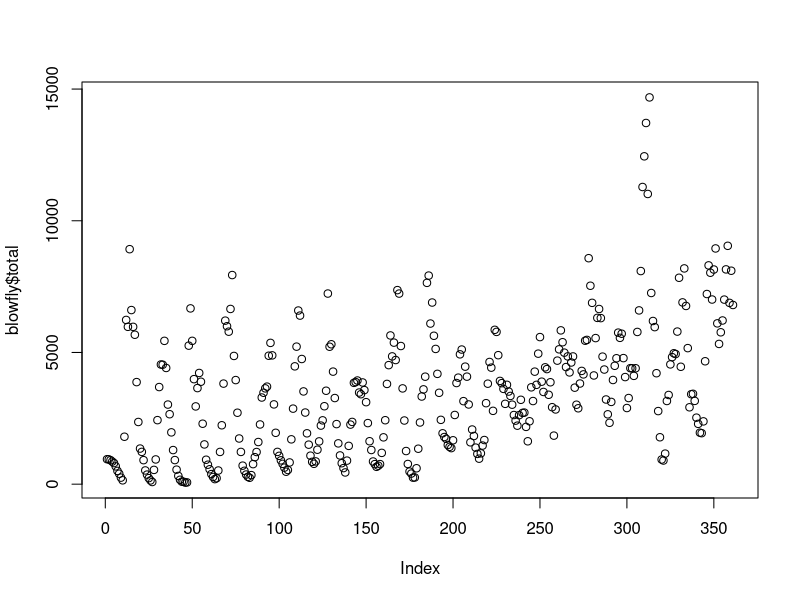
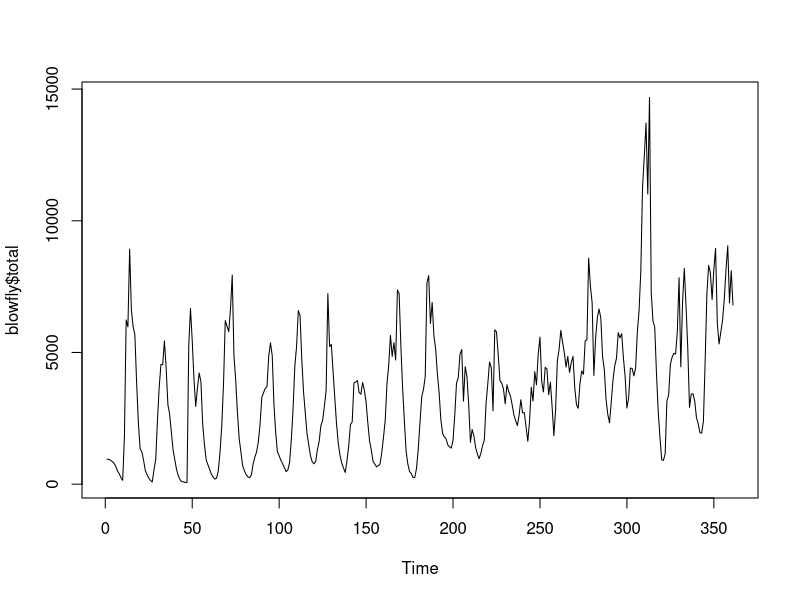
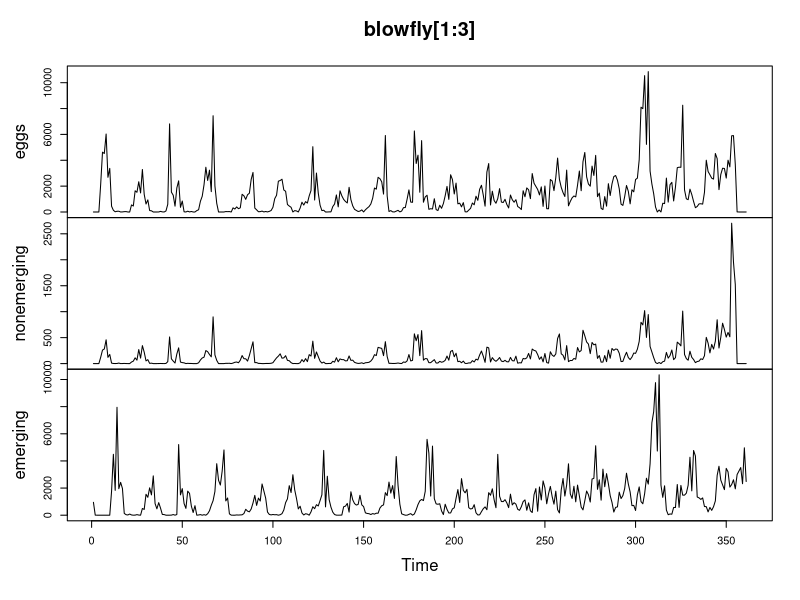
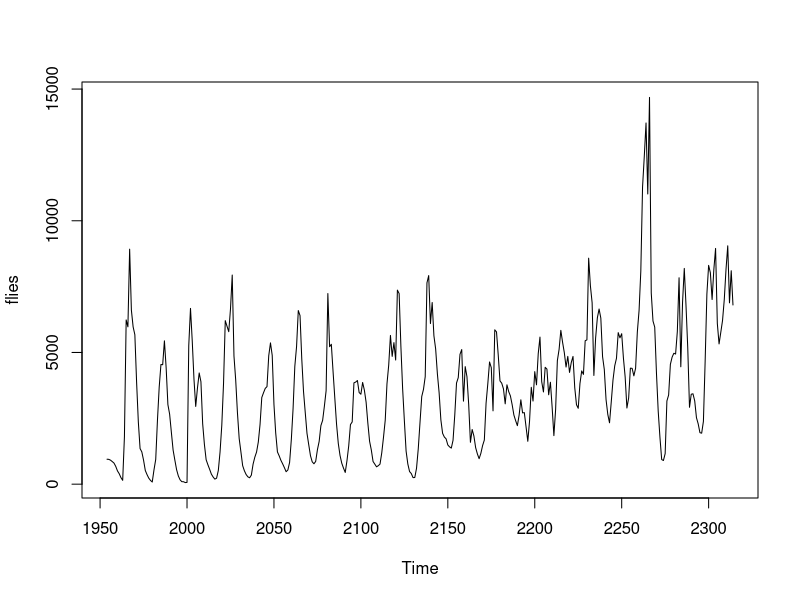
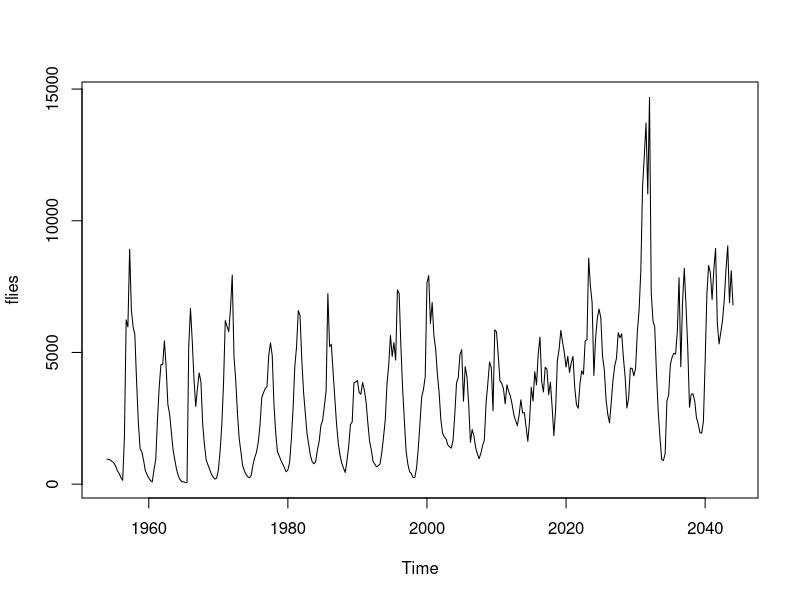
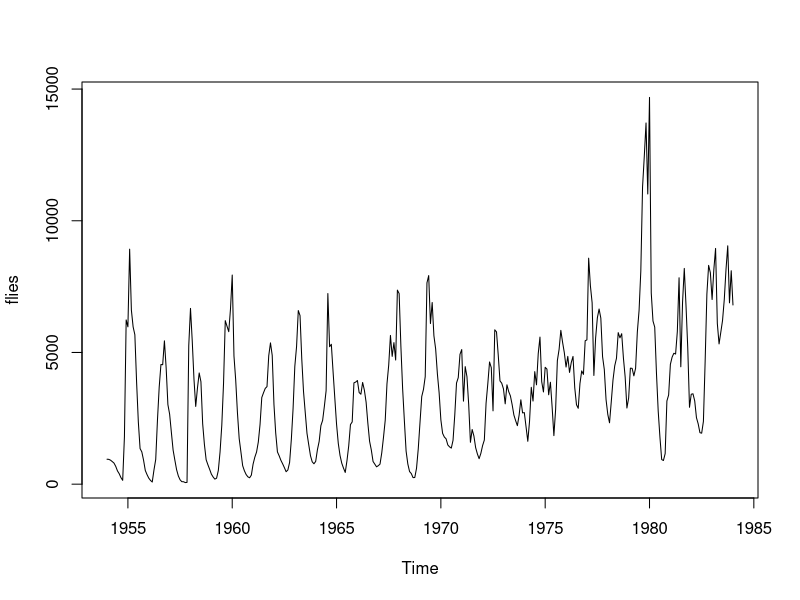
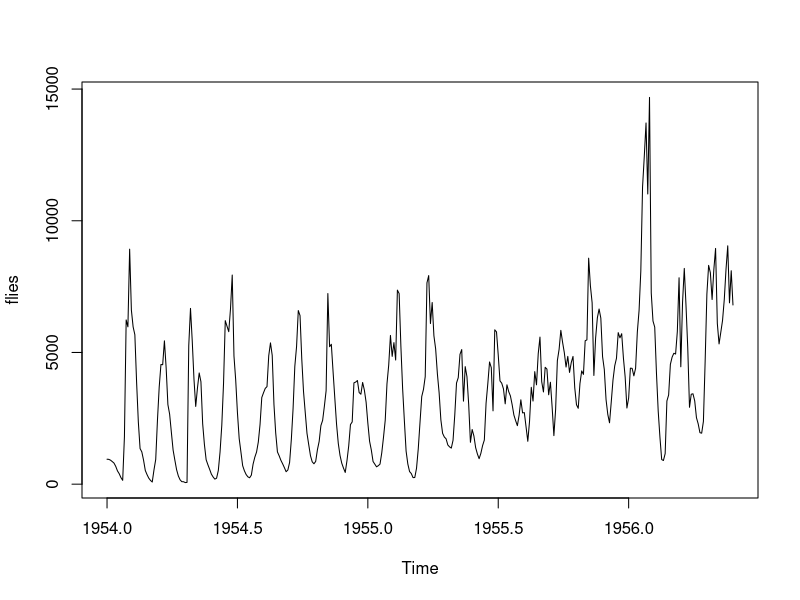
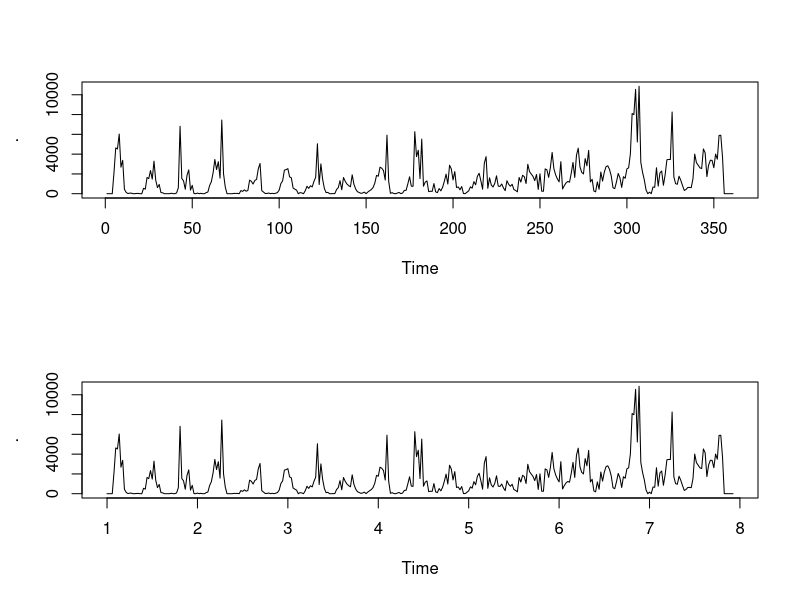

The R source for these figures, in order:
## ---- chunk 1
library(magrittr) # for the pipes
# install.packages("magrittr") if not installed
## ---- chunk 2
blowfly <- read.csv("blowfly.csv", header = T) 
blowfly
## ---- chunk 3
plot(blowfly$total)
## ---- chunk 4
plot.ts(blowfly$total)
## ---- chunk 5
plot.ts(blowfly[1:3])
## ---- chunk 6
flies <- ts(blowfly$total)
eggs<-ts(blowfly$eggs)

nonemerging<- ts(blowfly$nonemerging)
emerging<- ts(blowfly$emerging)


class(flies)
typeof(flies)
## ---- chunk 7
start(flies) ; end(flies) ; frequency(flies)
## ---- chunk 8
flies<-ts(blowfly$total, start=1954)
plot(flies)
print(flies,calendar=T) 
## ---- chunk 9
flies<-ts(blowfly$total, start=c(1954,1),frequency = 4)
plot(flies)
print(flies,calendar=T)
## ---- chunk 10
flies<-ts(blowfly$total, start=c(1954,1), frequency = 12)
print(flies,calendar=T)
plot(flies)
## ---- chunk 11
flies<-ts(blowfly$total, start=(c(1954,1)) , freq = 150)
print(flies,calendar=T)
plot(flies)
## ---- chunk 12
par(mfrow=c(2,1))
blowfly$eggs %>% ts(frequency= 1) %>% plot
blowfly$eggs %>% ts(frequency= 52) %>% plot
par(mfrow=c(1,1))
## ---- chunk 13
plot(flies)
## ---- chunk 14
plot(flies)
## ---- chunk 15
flies<-ts(blowfly$total)
plot(window(flies, 1, 100, 1))
## ---- chunk 16
par(mfrow=c(3,1))
plot(window(flies, 1, 100, deltat = 5))
plot(window(flies, 1, 100, deltat = 10))
plot(window(flies, 1, 100, deltat = 20))
par(mfrow=c(1,1))
## ---- chunk 17
plot(window(flies, 1, 100, deltat = 20))
## ---- chunk 18
w <- rnorm(500, 0, 1) # this is actually a perfect white noise
rw <- cumsum(rnorm(100, 0, 1))
rwd <- cumsum(rnorm(200, 0, 1) + 0.05) # random walk with drift
sine.wn <- sin(1:200 / 5) + rnorm(200, mean = 20, sd = 1.5) + seq(0, 3, length.out = 200)
Z <- rnorm(250, 0, 1)
Y <- numeric(250)
Y[1] <- Z[1]
for (i in 2:250) Y[i] <- -0.5 * Y[i - 1] + Z[i]
## ---- chunk 19
plot.ts(w)
## ---- chunk 20
plot.ts(rwd)
## ---- chunk 21
plot.ts(sine.wn)
## ---- chunk 22
plot.ts(Y)
## ---- chunk 23
plot(flies[1:350], flies[2:351])
## ---- chunk 24
par(mfrow=c(1,2))
plot(flies[1:350], flies[3:352])
plot(flies[1:350], flies[4:353])
par(mfrow=c(1,1))
## ---- chunk 25
lag.plot(flies, lag = 8, layout = c(2, 4), diag = T)
## ---- chunk 26
lag.plot(flies, lags = 8, set.lags = 9:16, layout = c(2, 4), diag = T)
## ---- chunk 27
acf(flies)
plot(flies)
## ---- chunk 28
a <- acf(flies, plot = F)
## ---- chunk 29
a$acf %>% head(10) # for the actual factors
## ---- chunk 30
acf(flies)
## ---- chunk 31
acf(flies, lag.max = 360, col = "red")
## ---- chunk 32
acf(flies, lag.max = 360, col = "red")
## ---- chunk 33
acf(flies, type = "covariance")
## ---- chunk 34
acf(flies, type = "covariance", plot = F)$acf %>% head(10)
## ---- chunk 35
acc <- a$acf %>% head(12) %>% round(2)

partial.acc <- pacf(flies, plot = F) %>% .$acf %>% head(12) %>% round(2)

acc
partial.acc
## ---- chunk 36
plot(1:12, acc, xlab = "Lag", ylab = "Coefficient")
points(1:12, partial.acc, col = "blue")
lines(1:12, rep(0, 12))
legend("topright", c("ac coefficients", "Partial ac coefficients"), col = c("black", "green"), pch = c(1, 1))
## ---- chunk 37
pacf(flies)
## ---- chunk 38
plot(blowfly, lower.panel = NULL)
## ---- chunk 39

flies <- ts(blowfly$total)

ccf(nonemerging, flies)
ccf(emerging, flies)
ccf(eggs, flies)
## ---- chunk 40
spectrum(flies, main = "")
## ---- chunk 41
spec<-spectrum(flies, main = "")
spec$spec %>% which.max() -> maxloc # where's the maximal value ?
max.freq <- (spec$freq)[maxloc] # what's the maximal value ?
max.freq
## ---- chunk 42
plot(spec, main = "")
abline(v = max.freq, col = "red", lwd = 2)
## ---- chunk 43
1 / max.freq
## ---- chunk 44
par(mfrow = c(3, 1))
plot(w)
acf(w, main = "")
spectrum(w, main = "")
par(mfrow = c(1, 1))
## ---- chunk 45
par(mfrow = c(3, 1))
plot(ts(rw))
acf(rw, main = "")
spectrum(rw, main = "")
par(mfrow = c(1, 1))
## ---- chunk 46
rw <- cumsum(rnorm(100, 0, 1))
par(mfrow = c(3, 1))
plot(ts(rw))
acf(rw, main = "")
spectrum(rw, main = "")
par(mfrow = c(1, 1))
## ---- chunk 47
par(mfrow = c(3, 1))
plot(Y)
acf(Y)
pacf(Y, main = "")
par(mfrow = c(1, 1))
## ---- chunk 48
first <- ts(flies[1:200])
second <- ts(flies[201:361])
## ---- chunk 49
par(mfrow = c(1, 2))
plot(first, ylim = c(0, 14000))
plot(second)
par(mfrow = c(1, 1))
## ---- chunk 50
par(mfrow = c(2, 2))
acf(first)
acf(second)
pacf(first)
pacf(second)
par(mfrow = c(1, 1))
## ---- chunk 51
firstX <- 1:length(first)
first.lm <- lm(first ~ firstX)
first.detrended <- first - predict(first.lm)

secondX <- 1:length(second)
second.lm <- lm(second ~ secondX)
second.detrended <- second - predict(second.lm)
## ---- chunk 52
par(mfrow = c(2, 2))
plot(first) ; lines(first.lm$fitted.values, col = "red")
plot(second) ; lines(second.lm$fitted.values, col = "blue")
plot.ts(first.detrended) # reminder Q: why plot.ts ?
plot.ts(second.detrended)
par(mfrow = c(1, 1))
## ---- chunk 53
first.lm$coefficients
second.lm$coefficients
## ---- chunk 54
par(mfrow = c(2, 2))
acf(first.detrended) ; acf(second.detrended)
pacf(first.detrended); pacf(second.detrended)
par(mfrow = c(1, 1))
## ---- chunk 55
par(mfrow = c(2, 1))
plot(flies)
flies %>% diff() %>% plot()
par(mfrow = c(1, 1))
## ---- chunk 56
first.diff <- diff(first)
second.diff <- diff(second)


par(mfrow = c(3, 2))
plot(first)
lines(first.lm$fitted.values, col = "red")
plot(second)
lines(second.lm$fitted.values, col = "blue")

plot.ts(first.detrended) # reminder Q: why plot.ts ?
plot.ts(second.detrended)

plot(first.diff)
plot(second.diff)

par(mfrow = c(1, 1))
## ---- chunk 57
par(mfrow = c(3, 2))

plot(first)
plot(second)

acf(first.detrended, main = "")
acf(second.detrended, main = "")

acf(first.diff, main = "")
acf(second.diff, main = "")
par(mfrow = c(1, 1))
## ---- chunk 58
w <- ts(w)
rwd <- ts(rwd)
sine.wn <- ts(sine.wn)
Y <- ts(Y)
## ---- chunk 59
par(mfrow=c(2,2))
plot(w)
plot(rwd)
plot(sine.wn)
plot(Y)
par(mfrow=c(1,1))
## ---- chunk 60
par(mfrow = c(2, 2))

plot(window(w, 100, 200))
plot(window(w, 100, 150))
plot(window(w, 100, 125))

par(mfrow = c(1, 1))
## ---- chunk 61
par(mfrow = c(3, 1))

v <- filter(w, sides = 2, filter = rep(1, 3) / 3)
plot(w)
lines(v, col = "red")

rwd.s <- filter(rwd, sides = 2, filter = rep(1, 3) / 3)
plot(rwd)
lines(rwd.s, col = "red")

sine.wn.s <- filter(sine.wn, sides = 2, filter = rep(1, 3) / 3)
plot(sine.wn)
lines(sine.wn.s, col = "red")

Y.s <- filter(Y, sides = 2, filter = rep(1, 3) / 3)
plot(Y)
lines(Y.s, col = "red")

par(mfrow = c(1, 1))
## ---- chunk 62
v <- filter(w, sides = 2, filter = rep(1, 9) / 9)
plot(w)
lines(v, col = "red")

rwd.s <- filter(rwd, sides = 2, filter = rep(1, 9) / 9)
plot(rwd)
lines(rwd.s, col = "red")

sine.wn.s <- filter(sine.wn, sides = 2, filter = rep(1, 9) / 9)
plot(sine.wn)
lines(sine.wn.s, col = "red")


Y.s <- filter(Y, sides = 2, filter = rep(1, 9) / 9)
plot(Y)
lines(Y.s, col = "red")
## ---- chunk 63
v <- filter(w, sides = 2, filter = rep(1, 15) / 15)
plot(w)
lines(v, col = "red")

rwd.s <- filter(rwd, sides = 2, filter = rep(1, 15) / 15)
plot(rwd)
lines(rwd.s, col = "red")

sine.wn.s <- filter(sine.wn, sides = 2, filter = rep(1, 15) / 15)
plot(sine.wn)
lines(sine.wn.s, col = "red", lwd = 3)


Y.s <- filter(Y, sides = 2, filter = rep(1, 15) / 15)
plot(Y)
lines(Y.s, col = "red")
## ---- chunk 64
t <- 1:length(sine.wn)

plot(sine.wn)
lines(sine.wn.s, col = "red", lwd = 3)
lines(ksmooth(t, sine.wn, "normal", bandwidth = 5), col = "blue", lwd = 2)

plot(sine.wn)
lines(sine.wn.s, col = "red", lwd = 3)
lines(ksmooth(t, sine.wn, "normal", bandwidth = 10), col = "blue", lwd = 2)

plot(sine.wn)
lines(sine.wn.s, col = "red", lwd = 3)
lines(ksmooth(t, sine.wn, "normal", bandwidth = 20), col = "blue", lwd = 2)
## ---- chunk 65
t <- 1:length(sine.wn)

# smoothing paraeter=0.1
plot(sine.wn)
lines(sine.wn.s, col = "red", lwd = 3)
lines(smooth.spline(t, sine.wn, spar = 0.1), col = "blue", lwd = 2)

# smoothing paraeter=1
plot(sine.wn)
lines(sine.wn.s, col = "red", lwd = 3)
lines(smooth.spline(t, sine.wn, spar = 1), col = "blue", lwd = 2)

# smoothing paraeter=0.7
plot(sine.wn)
lines(sine.wn.s, col = "red", lwd = 3)
lines(smooth.spline(t, sine.wn, spar = 0.7), col = "blue", lwd = 2)
## ---- chunk 66
t <- 1:length(flies)

plot(flies)
lines(ksmooth(t, flies, "normal", bandwidth = 5), col = "blue", lwd = 2)

# spline smoothing smoothing paraeter=0.4
plot(flies)
lines(smooth.spline(t, flies, spar = 0.4), col = "blue", lwd = 2)
